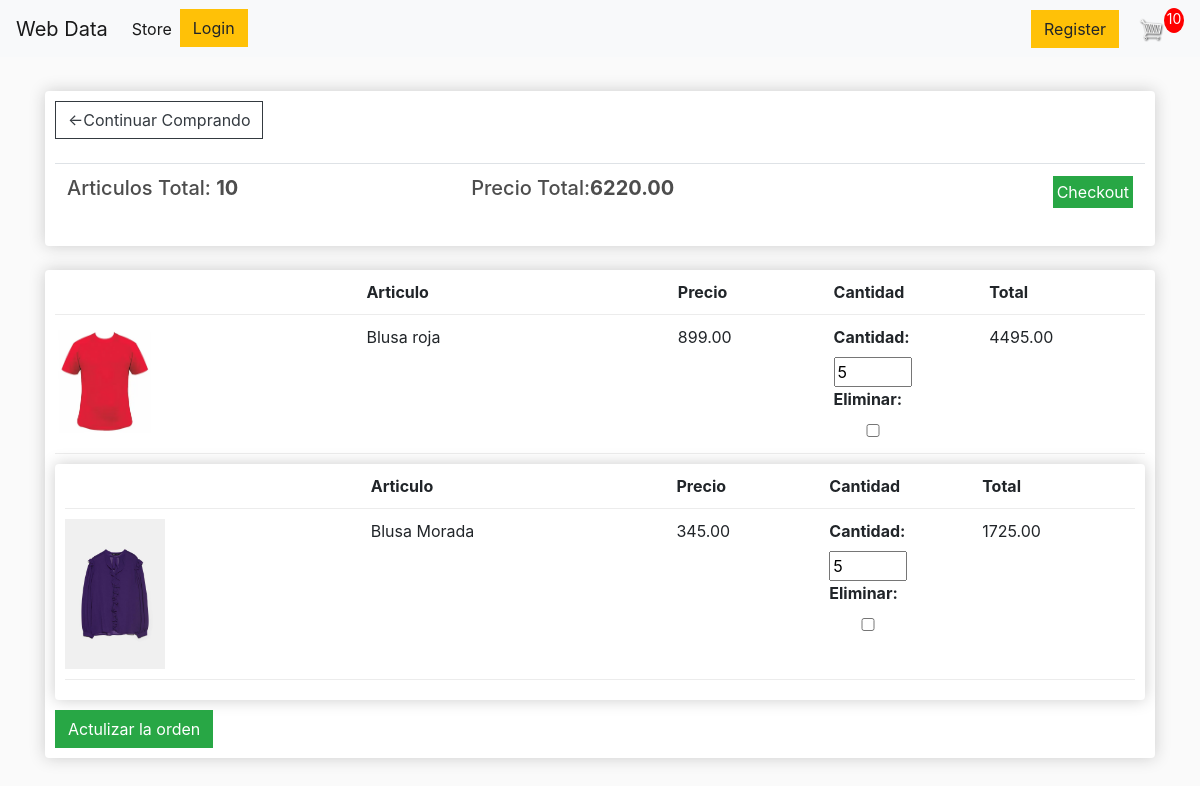
The app's page /cart/ (signed in) with its own data.
### store/models.py (models this page shows, shortened)
class Order(models.Model):
    OPEN = 0
    SUBMITTED = 1
    STATUSES= ((OPEN, 'Abierto'),(SUBMITTED,'Completado'))
    status =  models.IntegerField(choices=STATUSES, default=OPEN)
    user = models.ForeignKey(User,on_delete=models.SET_NULL,null=True,blank=True)
    date_ordered = models.DateTimeField(auto_now_add=True)
    transaction_id = models.CharField(max_length=100,null=True)
    @property
    def get_cart_total(self):
        orderitems = self.orderitem_set.all()
        total = sum([item.get_total for item in orderitems])
        return total
    @property
    def is_empty(self):
        return self.orderitem_set.all().count() == 0
    @property
    def get_cart_items(self):
        orderitems = self.orderitem_set.all()
        total = sum([item.cantidad for item in orderitems])
        return total

class OrderItem(models.Model):
    producto = models.ForeignKey(Producto,on_delete=models.CASCADE,null=True)
    order = models.ForeignKey(Order,on_delete=models.CASCADE,null=True)
    cantidad = models.PositiveIntegerField(default=1,validators=[MinValueValidator(1)])
    date_added = models.DateTimeField(auto_now_add=True)
    @property
    def get_total(self):
        total = self.producto.precio * self.cantidad
        return total

class Producto(models.Model):
    nombre = models.CharField(max_length=60)
    tags = models.ManyToManyField(ProductoTag,blank=True)
    descripcion = models.TextField(blank=True)
    precio = models.DecimalField('Precio',max_digits=6,decimal_places=2)
    slug = models.SlugField(max_length=48)
    activo = models.BooleanField(default=True)
    en_stock = models.BooleanField(default=True)
    actualizacion = models.DateTimeField(auto_now=True)
    class Meta:
        ordering=('nombre',)
        verbose_name_plural=('Productos')

class ProductoImagen(models.Model):
    producto = models.ForeignKey(
                Producto,
                on_delete= models.CASCADE,
                related_name="imagenes")
    imagen = models.ImageField(upload_to='imagenes-del-producto')
    thumbnail =  models.ImageField(upload_to='producto-thumbnails',null=True,blank=True)
    class Meta:
        verbose_name = ('Imagen de Producto')
        verbose_name_plural=('Imagenes de Productos')

### store/views.py (the view)
# urls.py: path('cart/',views.cart,name='cart'),
def cart(request):
    if not request.order:
        return render(request,'store/cart.html',{ 'formset': None})
    if request.method == 'POST':
        formset = OrderItemLineFormSet(request.POST,instance=request.order)
        if formset.is_valid():
            formset.save()
            return HttpResponseRedirect(reverse('store:cart'))
    else:
        formset = OrderItemLineFormSet(instance=request.order)
    if request.order.is_empty:
        return render(request,'store/cart.html',{ 'formset': None})
    return render(request,'store/cart.html',{ 'formset': formset})

### store/templates/store/cart.html (shortened to what this page needs)
{% extends 'store/base.html' %}
{% load static %}
{% block content %}
<div class="row">
<div class="col-lg-12">
  {% if formset %}
  <div class="box-element">
    <a  class="btn btn-outline-dark" href="{% url 'store:store' %}">&#x2190;Continuar Comprando</a>
    <br>
    <br>
    <table class="table">
      <tr>
        <th><h5>Articulos Total: <strong>{{ request.order.get_cart_items  }}</strong></h5></th>
        <th><h5>Precio Total:<strong>{{ request.order.get_cart_total}}</strong></h5></th>
        <th>
          <a  style="float:right;padding:3px;" class="btn btn-success" href="{% url 'store:checkout' %}">
          Checkout</a>
        </th>
      </tr>
    </table>
  </div>
  <br>
  <form method="post">
  {% for form in formset  %}
  <div class="box-element">
    <div class="cart-row">
      <div style="flex:2"></div>
      <div style="flex:2"><strong>Articulo</strong></div>
      <div style="flex:1"><strong>Precio</strong></div>
      <div style="flex:1"><strong>Cantidad</strong></div>
      <div style="flex:1"><strong>Total</strong></div>
    </div>
    <div class="cart-row">
      {% if  form.instance.producto.imagenes.all %}
        {% with form.instance.producto.imagenes.all|first as obj %}
          <div style="flex:2"><img class="row-image" src="{{ obj.imagen.url }}"></div>
        {% endwith %}
      {% else %}
        <div style="flex:2"><img class="row-image" src="{% static 'images/placeholder.png' %}"></div>
     {% endif %}
      <div style="flex:2"><p>{{ form.instance.producto.nombre }}</p></div>
        <div style="flex:1"><p>{{ form.instance.producto.precio }}</p></div>
      <div style="flex:1">
        <div class="quantity">
         {{ form }}
        </div>
      </div>
      <div style="flex:1"><p>{{ form.instance.get_total}}</p></div>
    </div>
  {%endfor%}
  </div>
  <button  style="margin-top: 10px;" type="submit" class="btn btn-success">Actulizar la orden</button>
</form>
  {% endif %}
</div>
</div>
{% endblock %}

### templates/store/base.html (shortened to what this page needs)
{% load static %}
<!DOCTYPE html>
<html lang="es" dir="ltr">
  <head>
    <link rel="stylesheet" href="https://stackpath.bootstrapcdn.com/bootstrap/4.5.0/css/bootstrap.min.css">
    <link rel="stylesheet" href="{% static 'css/main.css'%}">
  </head>
  <body>
    <nav class="navbar navbar-expand-lg navbar-light bg-light">
    <a class="navbar-brand" href="#">Web Data</a>
    <div class="collapse navbar-collapse" id="navbarSupportedContent">
      <ul class="navbar-nav mr-auto">
        <li class="nav-item active">
          <a class="nav-link" href="{% url 'store:store' %}">Store<span class="sr-only">(current)</span></a>
        </li>
        <li class="nav-item">
        <a href="{% url 'store:login' %}" class="btn btn-warning">Login</a>
        </li>
      </ul>
      <div class="form-inline my-2 my-lg-0">
        <a  style="margin-right: 5px;" href="{% url 'store:register' %}" class="btn btn-warning">Register</a>
        <a href="{% url 'store:cart' %}">
          <img  id="cart-icon" src="{% static 'images/cart.png' %}">
        </a>
         {% if request.order %}
           <p id="cart-total">{{ request.order.get_cart_items}}</p>
          {% else %}
           <p id="cart-total">0</p>
         {%endif%}
       </div>
  </nav>
    <div class="container">
      <br>
      {% block content %}
      {% endblock %}
    </div>
  </body>
</html>

### static/css/main.css (style rules this page uses)
body { background-color: hsl(0, 0%, 98%); }
h1,h2,h3,h4,h5,h6 { color:hsl(0, 0%, 30%); }
.box-element { box-shadow:hsl(0, 0%, 80%) 0 0 16px; background-color: #fff; border-radius: 4px; padding: 10px; }
#cart-icon { width:25px; display: inline-block; margin-left: 15px; }
#cart-total { display: block; text-align: center; color:#fff; background-color: red; width: 20px; height: 25px; border-radius: 50%; font-size: 14px; }
.col-lg-4, .col-lg-6, .col-lg-8, .col-lg-12 { margin-top: 10px; }
.btn { border-radius: 0; }
.row-image { width: 100px; }
.cart-row { display: flex; align-items: flex-stretch; padding-bottom: 10px; margin-bottom: 10px; border-bottom: 1px solid #ececec; }
.quantity { display: inline-block; font-weight: 700; padding-right:10px; }

### store/templates/store/cart.html (style rules this page uses)
input { width: 78px; }

### records on screen
Order: order.get_cart_items "10", order.get_cart_total "6220.00"
ProductoImagen: imagen (picture)
OrderItem: instance.producto.nombre "Blusa roja", instance.producto.precio "899.00", instance.get_total "4495.00"
ProductoImagen: imagen (picture)
OrderItem: instance.producto.nombre "Blusa Morada", instance.producto.precio "345.00", instance.get_total "1725.00"
